Frame 1 (no input): blank canvas, image omitted
Frame 60 (the mouse pressed at the canvas centre just before this capture): blank canvas, image omitted
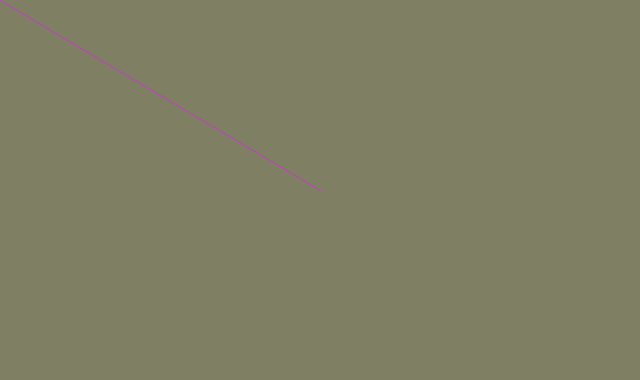
Frame 120 (the mouse held since frame 60 and released just before this capture)

The Processing sketch whose frames 1 and 60 were blank and that drew this single picture after the mouse press (run headless with seeded random() and noise(); from frame 60 on, the mouse is pressed at the canvas centre):

// Processing sketch: udk_test4
// ── udk_test4.pde
void setup() {
  size(640, 380);
  println(width);  //print an integer
  println(float(width)); //print as a float
  //640  //integer
  //640.0 //float
}
void draw() {
  background(mouseX/float(width)*255.0, mouseY/float(height)*255.0, 100);
  stroke(mouseY%256, mouseX%256, mouseY%256);
  line(0, 0, mouseX, mouseY);
}
